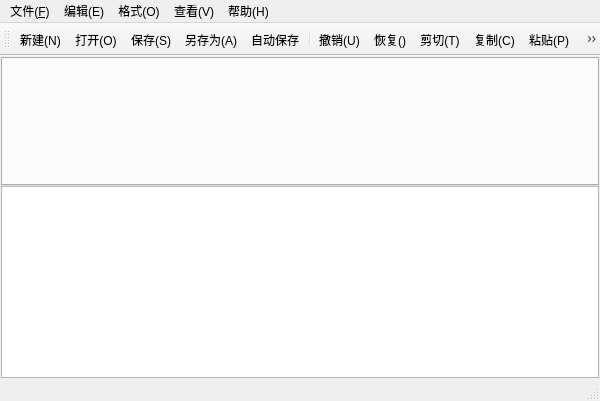
<?xml version="1.0" encoding="UTF-8"?>
<ui version="4.0">
 <class>MainWindow</class>
 <widget class="QMainWindow" name="MainWindow">
  <property name="geometry">
   <rect>
    <x>0</x>
    <y>0</y>
    <width>600</width>
    <height>401</height>
   </rect>
  </property>
  <property name="minimumSize">
   <size>
    <width>600</width>
    <height>0</height>
   </size>
  </property>
  <property name="windowTitle">
   <string>MainWindow</string>
  </property>
  <property name="windowIcon">
   <iconset resource="res.qrc">
    <normaloff>:/img/logo.png</normaloff>:/img/logo.png</iconset>
  </property>
  <widget class="QWidget" name="centralwidget">
   <layout class="QVBoxLayout" name="verticalLayout">
    <property name="spacing">
     <number>0</number>
    </property>
    <property name="leftMargin">
     <number>1</number>
    </property>
    <property name="topMargin">
     <number>1</number>
    </property>
    <property name="rightMargin">
     <number>1</number>
    </property>
    <property name="bottomMargin">
     <number>1</number>
    </property>
    <item>
     <widget class="QTabWidget" name="tabWidget">
      <property name="currentIndex">
       <number>-1</number>
      </property>
     </widget>
    </item>
    <item>
     <widget class="CodeEditor" name="textEdit"/>
    </item>
   </layout>
  </widget>
  <widget class="QMenuBar" name="menubar">
   <property name="geometry">
    <rect>
     <x>0</x>
     <y>0</y>
     <width>600</width>
     <height>18</height>
    </rect>
   </property>
   <widget class="QMenu" name="menu">
    <property name="title">
     <string>文件(&amp;F)</string>
    </property>
    <addaction name="actionNew"/>
    <addaction name="actionOpen"/>
    <addaction name="actionSave"/>
    <addaction name="actionSaveAs"/>
    <addaction name="separator"/>
    <addaction name="actionExit"/>
   </widget>
   <widget class="QMenu" name="menu_2">
    <property name="title">
     <string>编辑(E)</string>
    </property>
    <addaction name="actionUndo"/>
    <addaction name="actionRedo"/>
    <addaction name="actionCut"/>
    <addaction name="actionCopy"/>
    <addaction name="actionPaste"/>
    <addaction name="separator"/>
    <addaction name="actionFind"/>
    <addaction name="actionReplace"/>
    <addaction name="separator"/>
    <addaction name="actionSelectAll"/>
   </widget>
   <widget class="QMenu" name="menu_O">
    <property name="title">
     <string>格式(O)</string>
    </property>
    <addaction name="actionLineWrap"/>
    <addaction name="actionLineNumber"/>
    <addaction name="actionFont"/>
    <addaction name="actionFontColor"/>
    <addaction name="separator"/>
    <addaction name="actionEditColor"/>
    <addaction name="actionFontBackgroundColor"/>
   </widget>
   <widget class="QMenu" name="menu_V">
    <property name="title">
     <string>查看(V)</string>
    </property>
    <addaction name="actionToolBar"/>
    <addaction name="actionStatusBar"/>
   </widget>
   <widget class="QMenu" name="menu_H">
    <property name="title">
     <string>帮助(H)</string>
    </property>
    <addaction name="actionAbout"/>
   </widget>
   <addaction name="menu"/>
   <addaction name="menu_2"/>
   <addaction name="menu_O"/>
   <addaction name="menu_V"/>
   <addaction name="menu_H"/>
  </widget>
  <widget class="QStatusBar" name="statusbar"/>
  <widget class="QToolBar" name="toolBar">
   <property name="windowTitle">
    <string>toolBar</string>
   </property>
   <attribute name="toolBarArea">
    <enum>TopToolBarArea</enum>
   </attribute>
   <attribute name="toolBarBreak">
    <bool>false</bool>
   </attribute>
   <addaction name="actionNew"/>
   <addaction name="actionOpen"/>
   <addaction name="actionSave"/>
   <addaction name="actionSaveAs"/>
   <addaction name="actionAutoSave"/>
   <addaction name="separator"/>
   <addaction name="actionUndo"/>
   <addaction name="actionRedo"/>
   <addaction name="actionCut"/>
   <addaction name="actionCopy"/>
   <addaction name="actionPaste"/>
   <addaction name="separator"/>
   <addaction name="actionFind"/>
   <addaction name="actionReplace"/>
   <addaction name="separator"/>
   <addaction name="actionFont"/>
   <addaction name="actionLineNumber"/>
   <addaction name="actionLineWrap"/>
   <addaction name="separator"/>
   <addaction name="actionToolBar"/>
   <addaction name="actionStatusBar"/>
  </widget>
  <action name="actionNew">
   <property name="icon">
    <iconset resource="res.qrc">
     <normaloff>:/img/new.png</normaloff>:/img/new.png</iconset>
   </property>
   <property name="text">
    <string>新建(&amp;N)</string>
   </property>
   <property name="toolTip">
    <string>新建</string>
   </property>
   <property name="shortcut">
    <string>Ctrl+N</string>
   </property>
   <property name="menuRole">
    <enum>QAction::MenuRole::NoRole</enum>
   </property>
  </action>
  <action name="actionOpen">
   <property name="icon">
    <iconset resource="res.qrc">
     <normaloff>:/img/open.png</normaloff>:/img/open.png</iconset>
   </property>
   <property name="text">
    <string>打开(&amp;O)</string>
   </property>
   <property name="toolTip">
    <string>打开</string>
   </property>
   <property name="shortcut">
    <string>Ctrl+O</string>
   </property>
   <property name="menuRole">
    <enum>QAction::MenuRole::NoRole</enum>
   </property>
  </action>
  <action name="actionSave">
   <property name="icon">
    <iconset resource="res.qrc">
     <normaloff>:/img/save.png</normaloff>:/img/save.png</iconset>
   </property>
   <property name="text">
    <string>保存(&amp;S)</string>
   </property>
   <property name="toolTip">
    <string>保存</string>
   </property>
   <property name="shortcut">
    <string>Ctrl+S</string>
   </property>
   <property name="menuRole">
    <enum>QAction::MenuRole::NoRole</enum>
   </property>
  </action>
  <action name="actionSaveAs">
   <property name="icon">
    <iconset resource="res.qrc">
     <normaloff>:/img/saveAs.png</normaloff>:/img/saveAs.png</iconset>
   </property>
   <property name="text">
    <string>另存为(&amp;A)</string>
   </property>
   <property name="toolTip">
    <string>另存为</string>
   </property>
   <property name="menuRole">
    <enum>QAction::MenuRole::NoRole</enum>
   </property>
  </action>
  <action name="actionExit">
   <property name="text">
    <string>退出(&amp;X)</string>
   </property>
   <property name="toolTip">
    <string>退出</string>
   </property>
   <property name="menuRole">
    <enum>QAction::MenuRole::NoRole</enum>
   </property>
  </action>
  <action name="actionUndo">
   <property name="icon">
    <iconset resource="res.qrc">
     <normaloff>:/img/undo.png</normaloff>:/img/undo.png</iconset>
   </property>
   <property name="text">
    <string>撤销(&amp;U)</string>
   </property>
   <property name="toolTip">
    <string>撤销</string>
   </property>
   <property name="shortcut">
    <string>Ctrl+Z</string>
   </property>
   <property name="menuRole">
    <enum>QAction::MenuRole::NoRole</enum>
   </property>
  </action>
  <action name="actionCut">
   <property name="icon">
    <iconset resource="res.qrc">
     <normaloff>:/img/cut.png</normaloff>:/img/cut.png</iconset>
   </property>
   <property name="text">
    <string>剪切(&amp;T)</string>
   </property>
   <property name="toolTip">
    <string>剪切</string>
   </property>
   <property name="shortcut">
    <string>Ctrl+X</string>
   </property>
   <property name="menuRole">
    <enum>QAction::MenuRole::NoRole</enum>
   </property>
  </action>
  <action name="actionCopy">
   <property name="icon">
    <iconset resource="res.qrc">
     <normaloff>:/img/copy.png</normaloff>:/img/copy.png</iconset>
   </property>
   <property name="text">
    <string>复制(&amp;C)</string>
   </property>
   <property name="toolTip">
    <string>复制</string>
   </property>
   <property name="shortcut">
    <string>Ctrl+C</string>
   </property>
   <property name="menuRole">
    <enum>QAction::MenuRole::NoRole</enum>
   </property>
  </action>
  <action name="actionPaste">
   <property name="icon">
    <iconset resource="res.qrc">
     <normaloff>:/img/paste.png</normaloff>:/img/paste.png</iconset>
   </property>
   <property name="text">
    <string>粘贴(&amp;P)</string>
   </property>
   <property name="toolTip">
    <string>粘贴</string>
   </property>
   <property name="shortcut">
    <string>Ctrl+V</string>
   </property>
   <property name="menuRole">
    <enum>QAction::MenuRole::NoRole</enum>
   </property>
  </action>
  <action name="actionFind">
   <property name="icon">
    <iconset resource="res.qrc">
     <normaloff>:/img/find.png</normaloff>:/img/find.png</iconset>
   </property>
   <property name="text">
    <string>查找(&amp;F)</string>
   </property>
   <property name="toolTip">
    <string>查找</string>
   </property>
   <property name="shortcut">
    <string>Ctrl+F</string>
   </property>
   <property name="menuRole">
    <enum>QAction::MenuRole::NoRole</enum>
   </property>
  </action>
  <action name="actionReplace">
   <property name="icon">
    <iconset resource="res.qrc">
     <normaloff>:/img/replace.png</normaloff>:/img/replace.png</iconset>
   </property>
   <property name="text">
    <string>替换(&amp;R)</string>
   </property>
   <property name="toolTip">
    <string>替换</string>
   </property>
   <property name="shortcut">
    <string>Ctrl+H</string>
   </property>
   <property name="menuRole">
    <enum>QAction::MenuRole::NoRole</enum>
   </property>
  </action>
  <action name="actionFont">
   <property name="icon">
    <iconset resource="res.qrc">
     <normaloff>:/img/font.png</normaloff>:/img/font.png</iconset>
   </property>
   <property name="text">
    <string>字体(&amp;F)</string>
   </property>
   <property name="toolTip">
    <string>字体</string>
   </property>
   <property name="menuRole">
    <enum>QAction::MenuRole::NoRole</enum>
   </property>
  </action>
  <action name="actionLineWrap">
   <property name="checkable">
    <bool>true</bool>
   </property>
   <property name="icon">
    <iconset resource="res.qrc">
     <normaloff>:/img/lineWrap.png</normaloff>:/img/lineWrap.png</iconset>
   </property>
   <property name="text">
    <string>自动换行(&amp;W)</string>
   </property>
   <property name="toolTip">
    <string>自动换行</string>
   </property>
   <property name="menuRole">
    <enum>QAction::MenuRole::NoRole</enum>
   </property>
  </action>
  <action name="actionToolBar">
   <property name="checkable">
    <bool>true</bool>
   </property>
   <property name="icon">
    <iconset resource="res.qrc">
     <normaloff>:/img/toolbar.png</normaloff>:/img/toolbar.png</iconset>
   </property>
   <property name="text">
    <string>工具栏(&amp;T)</string>
   </property>
   <property name="toolTip">
    <string>工具栏</string>
   </property>
   <property name="menuRole">
    <enum>QAction::MenuRole::NoRole</enum>
   </property>
  </action>
  <action name="actionStatusBar">
   <property name="checkable">
    <bool>true</bool>
   </property>
   <property name="icon">
    <iconset resource="res.qrc">
     <normaloff>:/img/statusbar.png</normaloff>:/img/statusbar.png</iconset>
   </property>
   <property name="text">
    <string>状态栏(&amp;S)</string>
   </property>
   <property name="toolTip">
    <string>状态栏</string>
   </property>
   <property name="menuRole">
    <enum>QAction::MenuRole::NoRole</enum>
   </property>
  </action>
  <action name="actionRedo">
   <property name="icon">
    <iconset resource="res.qrc">
     <normaloff>:/img/redo.png</normaloff>:/img/redo.png</iconset>
   </property>
   <property name="text">
    <string>恢复(&amp;)</string>
   </property>
   <property name="toolTip">
    <string>恢复</string>
   </property>
   <property name="shortcut">
    <string>Ctrl+Shift+Z</string>
   </property>
   <property name="menuRole">
    <enum>QAction::MenuRole::NoRole</enum>
   </property>
  </action>
  <action name="actionSelectAll">
   <property name="text">
    <string>全选(&amp;A)</string>
   </property>
   <property name="toolTip">
    <string>全选</string>
   </property>
   <property name="shortcut">
    <string>Ctrl+A</string>
   </property>
   <property name="menuRole">
    <enum>QAction::MenuRole::NoRole</enum>
   </property>
  </action>
  <action name="actionAbout">
   <property name="icon">
    <iconset resource="res.qrc">
     <normaloff>:/img/about.png</normaloff>:/img/about.png</iconset>
   </property>
   <property name="text">
    <string>关于(&amp;A)</string>
   </property>
   <property name="menuRole">
    <enum>QAction::MenuRole::NoRole</enum>
   </property>
  </action>
  <action name="actionLineNumber">
   <property name="checkable">
    <bool>true</bool>
   </property>
   <property name="icon">
    <iconset resource="res.qrc">
     <normaloff>:/img/lineNumber.png</normaloff>:/img/lineNumber.png</iconset>
   </property>
   <property name="text">
    <string>显示行号(&amp;L)</string>
   </property>
   <property name="toolTip">
    <string>显示行号</string>
   </property>
   <property name="shortcut">
    <string>Ctrl+L</string>
   </property>
   <property name="menuRole">
    <enum>QAction::MenuRole::NoRole</enum>
   </property>
  </action>
  <action name="actionFontColor">
   <property name="icon">
    <iconset resource="res.qrc">
     <normaloff>:/img/fontColor.png</normaloff>:/img/fontColor.png</iconset>
   </property>
   <property name="text">
    <string>字体颜色</string>
   </property>
   <property name="toolTip">
    <string>设置字体颜色</string>
   </property>
   <property name="menuRole">
    <enum>QAction::MenuRole::NoRole</enum>
   </property>
  </action>
  <action name="actionEditColor">
   <property name="icon">
    <iconset resource="res.qrc">
     <normaloff>:/img/backgroundColor.png</normaloff>:/img/backgroundColor.png</iconset>
   </property>
   <property name="text">
    <string>编辑器背景色</string>
   </property>
   <property name="toolTip">
    <string>设置编辑器背景色</string>
   </property>
   <property name="menuRole">
    <enum>QAction::MenuRole::NoRole</enum>
   </property>
  </action>
  <action name="actionFontBackgroundColor">
   <property name="icon">
    <iconset resource="res.qrc">
     <normaloff>:/img/backgroundColor.png</normaloff>:/img/backgroundColor.png</iconset>
   </property>
   <property name="text">
    <string>字体背景色</string>
   </property>
   <property name="toolTip">
    <string>设置字体背景色</string>
   </property>
   <property name="menuRole">
    <enum>QAction::MenuRole::NoRole</enum>
   </property>
  </action>
  <action name="actionAutoSave">
   <property name="checkable">
    <bool>true</bool>
   </property>
   <property name="icon">
    <iconset resource="res.qrc">
     <normaloff>:/img/autoSave.png</normaloff>:/img/autoSave.png</iconset>
   </property>
   <property name="text">
    <string>自动保存</string>
   </property>
   <property name="toolTip">
    <string>自动保存</string>
   </property>
   <property name="menuRole">
    <enum>QAction::MenuRole::NoRole</enum>
   </property>
  </action>
 </widget>
 <customwidgets>
  <customwidget>
   <class>CodeEditor</class>
   <extends>QPlainTextEdit</extends>
   <header location="global">codeeditor.h</header>
  </customwidget>
 </customwidgets>
 <resources>
  <include location="res.qrc"/>
 </resources>
 <connections/>
</ui>
